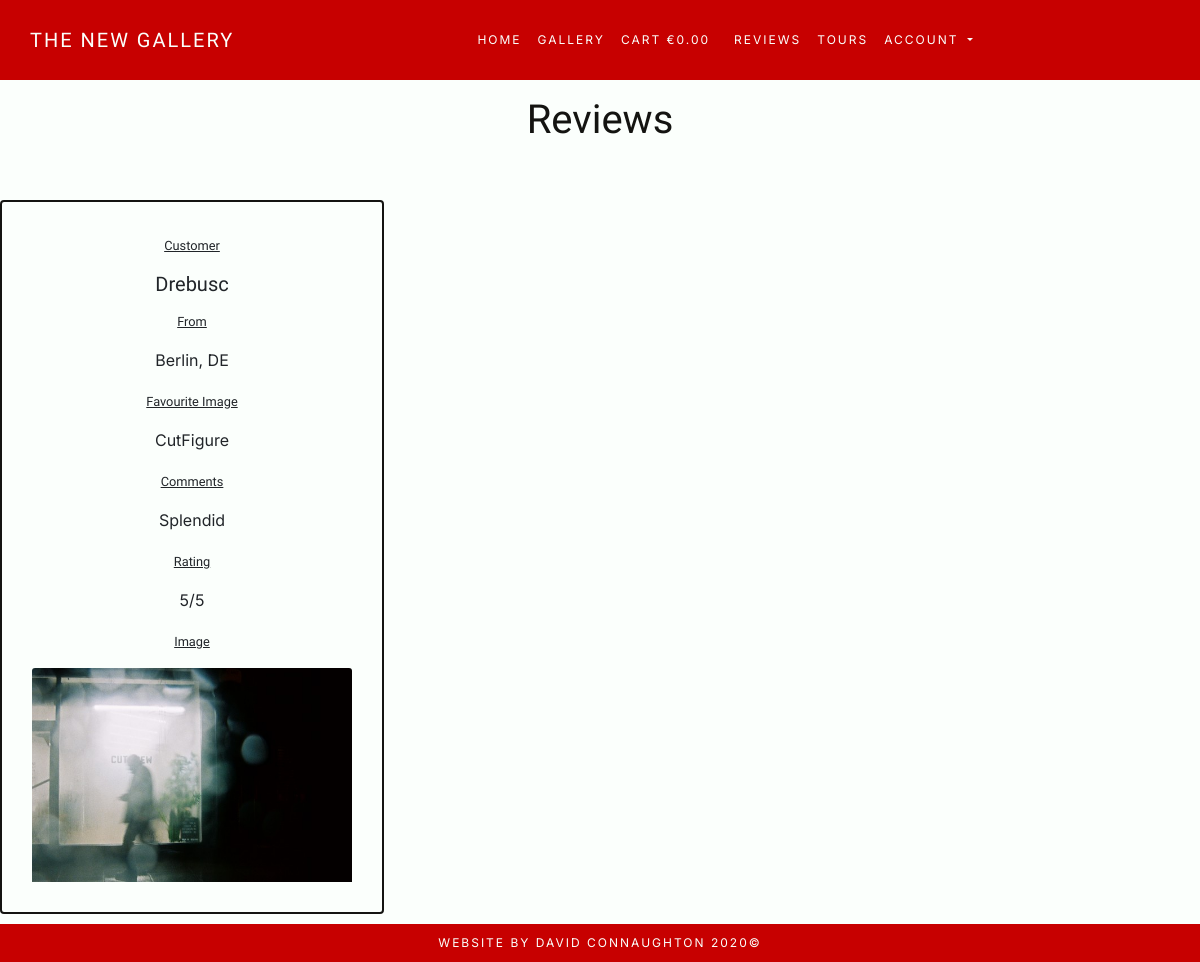
The page /reviews/ on the database as committed earlier.
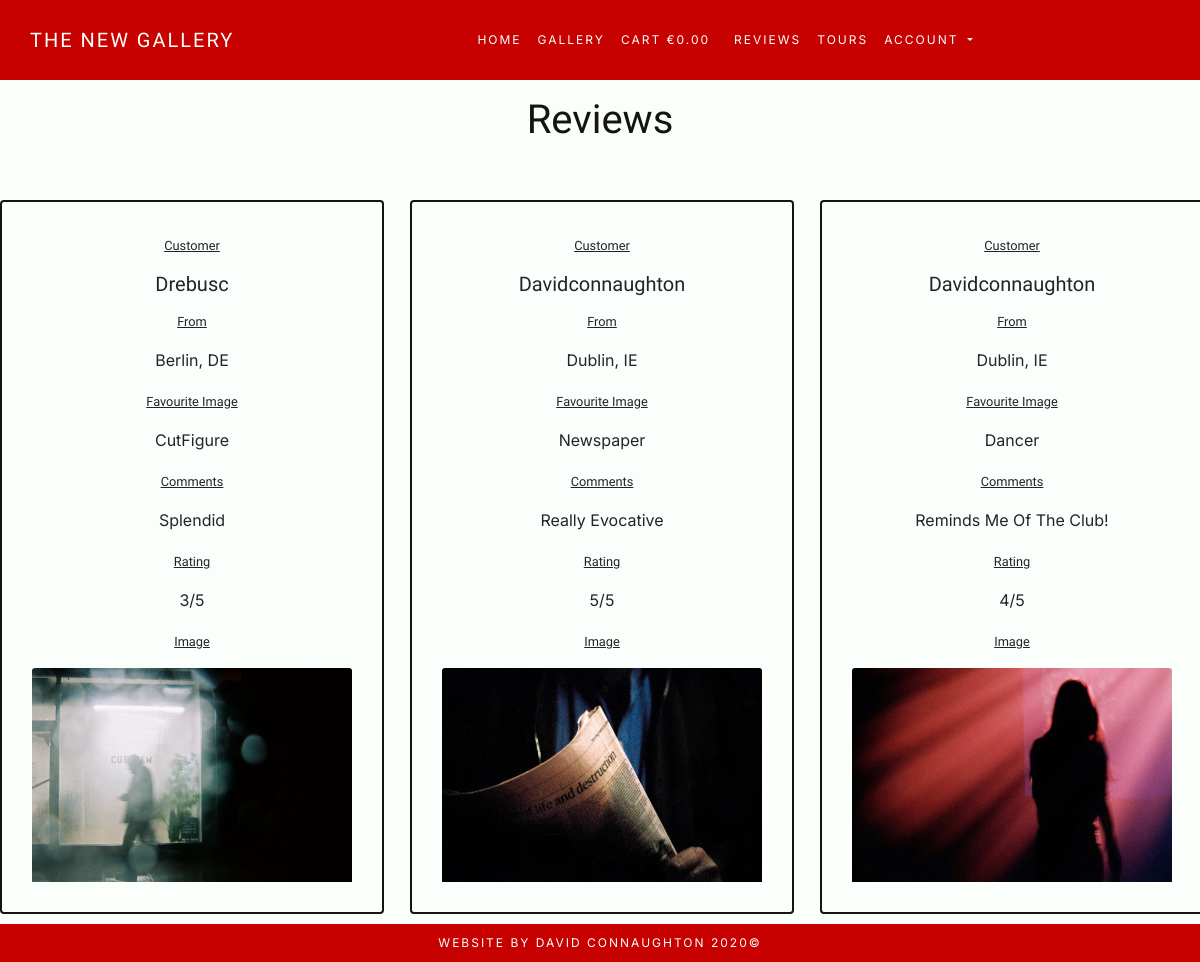
The same page on the database as committed later.
### reviews/models.py (models this page shows, shortened)
class Review(models.Model):
    ONE = 1
    TWO = 2
    THREE = 3
    FOUR = 4
    FIVE = 5
    RATING_CHOICES = (
        (ONE, 1),
        (TWO, 2),
        (THREE, 3),
        (FOUR, 4),
        (FIVE, 5),
    )
    favourite_image = models.ForeignKey(
        'Image', null=True, blank=True, on_delete=models.CASCADE)
    user = models.ForeignKey(User, on_delete=models.CASCADE)
    city = models.CharField(max_length=20, null=False, blank=False)
    country = CountryField(
        blank_label='Country', null=False, blank=False
    )
    review = models.TextField(max_length=200, null=False, blank=False)
    date_posted = models.DateTimeField(default=timezone.now)
    rating = models.IntegerField(choices=RATING_CHOICES, default=ONE)

class Image(models.Model):
    class Meta:
        verbose_name_plural = 'Images'
    image = models.CharField(max_length=100)
    def __str__(self):
        return self.image

### reviews/views.py (the view)
# urls.py: path('', ReviewListView.as_view(), name='reviews'),
class ReviewListView(ListView):
    model = Review
    template_name = 'reviews/reviews.html'
    context_object_name = 'reviews'

### cart/contexts.py (called while the page is built, shortened)
def cart_contents(request):
    cart_items = []
    total = 0
    photo_count = 0
    cart = request.session.get('cart', {})
    context = {
        'cart_items': cart_items,
        'total': total,
        'photo_count': photo_count,
    }
    return context

### reviews/templates/reviews/reviews.html (shortened to what this page needs)
{% extends "base.html" %}
{% load static %}
{% block extra_css %}
<link rel="stylesheet" href="{% static 'reviews/css/reviews.css' %}">
{% endblock %}
{% block content %}
    <div class="container-fluid mx-auto row justify-content-center">
        <h1 class="mt-5 pt-5 header profile-header">Reviews</h1>
        <br>
    </div>
    <section>
        <div class="row">
            {% for review in reviews %}
                <div class="col-12 col-md-4">
                    <div class="card m-5 mx-auto text-center card-outline">
                        <div class="card-body">
                            <p>
                                <small class="small">Customer</small>
                            </p>
                            <h5 class="card-title">{{ review.user }}</h5>
                            <p>
                                <small class="small">From</small>
                            </p>
                            <p class="card-text review-text">{{ review.city }}, {{ review.country }}</p>
                            <p>
                                <small class="small">Favourite Image</small>
                            </p>
                            <p class="card-text review-text">{{ review.favourite_image }}</p>
                            <p>
                                <small class="small">Comments</small>
                            </p>
                            <p class="card-text review-text">{{ review.review }}</p>
                            <p>
                                <small class="small">Rating</small>
                            </p>
                            <p class="card-text">{{ review.rating }}/5 </p>
                            <p>
                                <small class="small">Image</small>
                            </p>
                            <img class="card-img-top" src="/media/{{ review.favourite_image }}.jpg" alt="Card image cap">
                        </div>
                    </div>
                </div>
            {% endfor %}
        </div>
    </section>
{% endblock %}

### templates/base.html (shortened to what this page needs)
{% load static %}
<!DOCTYPE html>
<html lang="en">
    <head>
        {% block corecss %}
            <link rel="stylesheet" href="https://cdnjs.cloudflare.com/ajax/libs/twitter-bootstrap/4.5.2/css/bootstrap.min.css">
            <link rel="stylesheet" href="{% static 'css/base.css' %}">
        {% endblock %}
        {% block extra_css %}
        {% endblock %}
    </head>
    <body>
        {% block header %}
           <section>
               <nav class="navbar navbar-expand-lg navbar-dark fixed-top" id="navbar">
                    <a class="navbar-brand" href="{% url 'home' %}">The New Gallery</a>
                    <div class="collapse navbar-collapse" id="navbar-list">
                        <ul class="navbar-nav mx-auto text-center">
                            <li class="nav-item active">
                                <a class="nav-link" href="{% url 'home' %}">Home <span class="sr-only">(current)</span></a>
                            </li>
                            <li class="nav-item">
                                <a class="nav-link" href="{% url 'photos' %}">Gallery</a>
                            </li>
                            <li class="nav-item">
                                <li class="list-inline-item">
                                    <a class="nav-link" href="{% url 'view_cart' %}">
                                        <div class="text-center">
                                            <div>
                                                Cart
                                                {% if total %}
                                                    €{{ total|floatformat:2 }}
                                                {% else %}
                                                    €0.00
                                                {% endif %}
                                            </div>
                                        </div>
                                    </a>
                                </li>
                            </li>
                            <li class="nav-item">
                                <a class="nav-link" href="{% url 'reviews' %}">Reviews</a>
                            </li>
                            <li class="nav-item">
                                <a class="nav-link" href="{% url 'tours' %}">Tours</a>
                            </li>
                            <li class="nav-item dropdown">
                                <a class="nav-link dropdown-toggle" href="#" id="navbarDropdown" role="button" data-toggle="dropdown" aria-haspopup="true" aria-expanded="false">
                                    Account
                                </a>
                            </li>
                        </ul>
                    </div>
                </nav>
           </section>
        {% endblock %}
        {% block content %}
        {% endblock %}
        {% block footer %}
            <section>
                <footer>
                    <div class="container-fluid text-center" id="footer">
                        <div class="row">
                            <div class="col-md-12 text-center">
                                Website by David Connaughton 2020©
                            </div>
                        </div>
                    </div>
                </footer>
            </section>
        {% endblock %}
    </body>
</html>

### static/css/base.css (style rules this page uses)
html { height: 100%; }
body { font-family: 'Inter', sans-serif !important; background-color: #FBFFFC; }
h1, h2, h3, h4, h5, .small { font-family: 'Work Sans', sans-serif !important; }
.header { color: #141411; }
.navbar { background-color: #c70000; font-size: 12px; letter-spacing: 2px; text-transform: uppercase; margin: 0px; padding: 20px 0px; border-radius: 0px; }
.navbar-brand { font-size: 20px; padding-left: 30px; color: #FBFFFC !important; font-family: 'Work Sans', sans-serif !important; }
.navbar-nav :link, .navbar-nav :visited { color: #FBFFFC!important; background-color: #c70000; font-size: 12px; justify-content: center; }
#footer { background-color: #c70000; color: #FBFFFC; font-size: 12px; letter-spacing: 2px; text-transform: uppercase; text-align: center; padding: 10px 0; overflow: hidden; position: fixed; bottom: 0; }
.card { width: 24rem; }
.card-outline { border: solid #141411 2px; background-color: #FBFFFC; padding: 10px; }
.card-title { text-transform: capitalize; }
.small { text-decoration: underline; }

### reviews/static/reviews/css/reviews.css (style rules this page uses)
.review-text { text-transform: capitalize; }

Rows that differ between the two databases and show on the page:
changed Review "Berlin": rating "5" → "3"
added Review: user "Davidconnaughton", city "Dublin", country "IE", favourite_image "Newspaper", review "Really Evocative", rating "5", favourite_image (picture)
added Review: user "Davidconnaughton", city "Dublin", country "IE", favourite_image "Dancer", review "Reminds Me Of The Club!", rating "4", favourite_image (picture)
